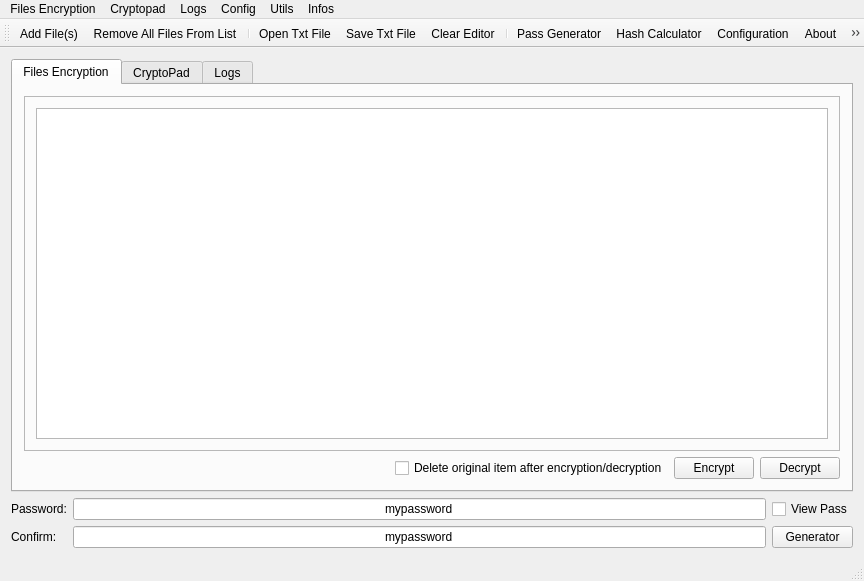
<?xml version="1.0" encoding="UTF-8"?>
<ui version="4.0">
 <class>MainWindow</class>
 <widget class="QMainWindow" name="MainWindow">
  <property name="geometry">
   <rect>
    <x>0</x>
    <y>0</y>
    <width>864</width>
    <height>581</height>
   </rect>
  </property>
  <property name="windowTitle">
   <string notr="true">MyMainWindow</string>
  </property>
  <widget class="QWidget" name="centralWidget">
   <layout class="QVBoxLayout" name="verticalLayout">
    <item>
     <widget class="QTabWidget" name="tabWidget">
      <property name="currentIndex">
       <number>0</number>
      </property>
      <widget class="QWidget" name="tab">
       <attribute name="title">
        <string>Files Encryption</string>
       </attribute>
       <layout class="QVBoxLayout" name="verticalLayout_3">
        <item>
         <widget class="QFrame" name="frame">
          <property name="frameShape">
           <enum>QFrame::StyledPanel</enum>
          </property>
          <property name="frameShadow">
           <enum>QFrame::Raised</enum>
          </property>
          <layout class="QHBoxLayout" name="horizontalLayout_5">
           <item>
            <widget class="QTableView" name="fileListViewCrypto">
             <property name="focusPolicy">
              <enum>Qt::ClickFocus</enum>
             </property>
            </widget>
           </item>
          </layout>
         </widget>
        </item>
        <item>
         <layout class="QHBoxLayout" name="horizontalLayout">
          <item>
           <spacer name="horizontalSpacer">
            <property name="orientation">
             <enum>Qt::Horizontal</enum>
            </property>
            <property name="sizeHint" stdset="0">
             <size>
              <width>40</width>
              <height>20</height>
             </size>
            </property>
           </spacer>
          </item>
          <item>
           <widget class="QCheckBox" name="CheckDeleteFiles">
            <property name="text">
             <string>Delete original item after encryption/decryption</string>
            </property>
           </widget>
          </item>
          <item>
           <widget class="QPushButton" name="pushEncrypt">
            <property name="text">
             <string>Encrypt</string>
            </property>
            <property name="icon">
             <iconset resource="rsc.qrc">
              <normaloff>:/pixmaps/encrypt.png</normaloff>:/pixmaps/encrypt.png</iconset>
            </property>
           </widget>
          </item>
          <item>
           <widget class="QPushButton" name="pushDecrypt">
            <property name="text">
             <string>Decrypt</string>
            </property>
            <property name="icon">
             <iconset resource="rsc.qrc">
              <normaloff>:/pixmaps/decrypt.png</normaloff>:/pixmaps/decrypt.png</iconset>
            </property>
           </widget>
          </item>
         </layout>
        </item>
       </layout>
      </widget>
      <widget class="QWidget" name="tab_2">
       <attribute name="title">
        <string>CryptoPad</string>
       </attribute>
       <layout class="QVBoxLayout" name="verticalLayout_4">
        <item>
         <widget class="QPlainTextEdit" name="cryptoPadEditor">
          <property name="font">
           <font>
            <family>Monospace</family>
            <pointsize>11</pointsize>
           </font>
          </property>
         </widget>
        </item>
        <item>
         <layout class="QHBoxLayout" name="horizontalLayout_2">
          <item>
           <spacer name="horizontalSpacer_2">
            <property name="orientation">
             <enum>Qt::Horizontal</enum>
            </property>
            <property name="sizeHint" stdset="0">
             <size>
              <width>40</width>
              <height>20</height>
             </size>
            </property>
           </spacer>
          </item>
          <item>
           <widget class="QPushButton" name="pushEncryptTxt">
            <property name="text">
             <string>Encrypt</string>
            </property>
            <property name="icon">
             <iconset resource="rsc.qrc">
              <normaloff>:/pixmaps/encrypt.png</normaloff>:/pixmaps/encrypt.png</iconset>
            </property>
           </widget>
          </item>
          <item>
           <widget class="QPushButton" name="pushDecryptTxt">
            <property name="text">
             <string>Decrypt</string>
            </property>
            <property name="icon">
             <iconset resource="rsc.qrc">
              <normaloff>:/pixmaps/decrypt.png</normaloff>:/pixmaps/decrypt.png</iconset>
            </property>
           </widget>
          </item>
         </layout>
        </item>
       </layout>
      </widget>
      <widget class="QWidget" name="tab_3">
       <attribute name="title">
        <string>Logs</string>
       </attribute>
       <layout class="QVBoxLayout" name="verticalLayout_2">
        <item>
         <widget class="QTextEdit" name="textLogs"/>
        </item>
       </layout>
      </widget>
     </widget>
    </item>
    <item>
     <layout class="QGridLayout" name="gridLayout">
      <item row="0" column="0">
       <widget class="QLabel" name="password_label">
        <property name="text">
         <string>Password:</string>
        </property>
       </widget>
      </item>
      <item row="0" column="1">
       <widget class="QLineEdit" name="password_0">
        <property name="text">
         <string notr="true">mypassword</string>
        </property>
        <property name="alignment">
         <set>Qt::AlignCenter</set>
        </property>
        <property name="placeholderText">
         <string notr="true"/>
        </property>
       </widget>
      </item>
      <item row="1" column="1">
       <widget class="QLineEdit" name="password_1">
        <property name="text">
         <string notr="true">mypassword</string>
        </property>
        <property name="alignment">
         <set>Qt::AlignCenter</set>
        </property>
        <property name="placeholderText">
         <string notr="true"/>
        </property>
       </widget>
      </item>
      <item row="1" column="0">
       <widget class="QLabel" name="label">
        <property name="text">
         <string>Confirm:</string>
        </property>
       </widget>
      </item>
      <item row="1" column="2">
       <widget class="QPushButton" name="pushGenerator">
        <property name="text">
         <string>Generator</string>
        </property>
        <property name="icon">
         <iconset resource="rsc.qrc">
          <normaloff>:/pixmaps/alpha-g-circle-outline.svg</normaloff>:/pixmaps/alpha-g-circle-outline.svg</iconset>
        </property>
       </widget>
      </item>
      <item row="0" column="2">
       <widget class="QCheckBox" name="checkViewpass">
        <property name="text">
         <string>View Pass</string>
        </property>
       </widget>
      </item>
     </layout>
    </item>
   </layout>
  </widget>
  <widget class="QMenuBar" name="menuBar">
   <property name="geometry">
    <rect>
     <x>0</x>
     <y>0</y>
     <width>864</width>
     <height>23</height>
    </rect>
   </property>
   <widget class="QMenu" name="menuFile">
    <property name="title">
     <string>Files Encryption</string>
    </property>
    <addaction name="menuAddFiles"/>
    <addaction name="menuClearList"/>
    <addaction name="menuEncryptList"/>
    <addaction name="menuDecryptList"/>
    <addaction name="menuAbortJob"/>
    <addaction name="menuQuit"/>
    <addaction name="actionAddFolder"/>
   </widget>
   <widget class="QMenu" name="menuLog">
    <property name="title">
     <string>Logs</string>
    </property>
    <addaction name="menuSaveLogs"/>
    <addaction name="menuSelectAll"/>
    <addaction name="menuClearLogView"/>
    <addaction name="menuQuit3"/>
   </widget>
   <widget class="QMenu" name="menuConfig">
    <property name="title">
     <string>Config</string>
    </property>
    <widget class="QMenu" name="menuLanguage">
     <property name="title">
      <string>Language</string>
     </property>
    </widget>
    <addaction name="menuConfiguration"/>
    <addaction name="menuViewToolbar"/>
    <addaction name="menuDarkTheme"/>
    <addaction name="menuLanguage"/>
   </widget>
   <widget class="QMenu" name="menuPassword_Generator">
    <property name="title">
     <string>Utils</string>
    </property>
    <addaction name="menuGenerator"/>
    <addaction name="menuHashCalculator"/>
    <addaction name="menuArgon2Tests"/>
   </widget>
   <widget class="QMenu" name="menuInfos">
    <property name="title">
     <string>Infos</string>
    </property>
    <addaction name="menuAboutArsenic"/>
    <addaction name="menuAboutQt"/>
   </widget>
   <widget class="QMenu" name="menuCryptopad">
    <property name="title">
     <string>Cryptopad</string>
    </property>
    <addaction name="menuOpenTxt"/>
    <addaction name="menuSaveTxt"/>
    <addaction name="menuSaveTxtAs"/>
    <addaction name="menuClearEditor"/>
    <addaction name="separator"/>
    <addaction name="menuEncryptTxt"/>
    <addaction name="menuDecryptTxt"/>
    <addaction name="menuQuit2"/>
   </widget>
   <addaction name="menuFile"/>
   <addaction name="menuCryptopad"/>
   <addaction name="menuLog"/>
   <addaction name="menuConfig"/>
   <addaction name="menuPassword_Generator"/>
   <addaction name="menuInfos"/>
  </widget>
  <widget class="QStatusBar" name="statusBar"/>
  <widget class="QToolBar" name="toolBar">
   <property name="windowTitle">
    <string>toolBar</string>
   </property>
   <property name="iconSize">
    <size>
     <width>20</width>
     <height>20</height>
    </size>
   </property>
   <property name="toolButtonStyle">
    <enum>Qt::ToolButtonIconOnly</enum>
   </property>
   <attribute name="toolBarArea">
    <enum>TopToolBarArea</enum>
   </attribute>
   <attribute name="toolBarBreak">
    <bool>false</bool>
   </attribute>
   <addaction name="menuAddFiles"/>
   <addaction name="menuClearList"/>
   <addaction name="separator"/>
   <addaction name="menuOpenTxt"/>
   <addaction name="menuSaveTxt"/>
   <addaction name="menuClearEditor"/>
   <addaction name="separator"/>
   <addaction name="menuGenerator"/>
   <addaction name="menuHashCalculator"/>
   <addaction name="menuConfiguration"/>
   <addaction name="menuAboutArsenic"/>
   <addaction name="menuQuit"/>
  </widget>
  <action name="menuAddFiles">
   <property name="icon">
    <iconset resource="rsc.qrc">
     <normaloff>:/pixmaps/add_file.png</normaloff>:/pixmaps/add_file.png</iconset>
   </property>
   <property name="text">
    <string>Add File(s)</string>
   </property>
  </action>
  <action name="menuQuit">
   <property name="icon">
    <iconset resource="rsc.qrc">
     <normaloff>:/pixmaps/close-outline.svg</normaloff>:/pixmaps/close-outline.svg</iconset>
   </property>
   <property name="text">
    <string>Quit</string>
   </property>
  </action>
  <action name="menuSaveLogs">
   <property name="text">
    <string>Save as txt file</string>
   </property>
  </action>
  <action name="menuSelectAll">
   <property name="text">
    <string>Select All</string>
   </property>
  </action>
  <action name="menuConfiguration">
   <property name="icon">
    <iconset resource="rsc.qrc">
     <normaloff>:/pixmaps/settings-outline.svg</normaloff>:/pixmaps/settings-outline.svg</iconset>
   </property>
   <property name="text">
    <string>Configuration</string>
   </property>
  </action>
  <action name="menuGenerator">
   <property name="icon">
    <iconset resource="rsc.qrc">
     <normaloff>:/pixmaps/alpha-g-circle-outline.svg</normaloff>:/pixmaps/alpha-g-circle-outline.svg</iconset>
   </property>
   <property name="text">
    <string>Pass Generator</string>
   </property>
  </action>
  <action name="menuHashCalculator">
   <property name="icon">
    <iconset resource="rsc.qrc">
     <normaloff>:/pixmaps/alpha-h-circle-outline.svg</normaloff>:/pixmaps/alpha-h-circle-outline.svg</iconset>
   </property>
   <property name="text">
    <string>Hash Calculator</string>
   </property>
  </action>
  <action name="menuAboutArsenic">
   <property name="icon">
    <iconset resource="rsc.qrc">
     <normaloff>:/pixmaps/comment-question-outline.svg</normaloff>:/pixmaps/comment-question-outline.svg</iconset>
   </property>
   <property name="text">
    <string>About</string>
   </property>
  </action>
  <action name="menuAboutQt">
   <property name="text">
    <string>About Qt</string>
   </property>
  </action>
  <action name="menuArgon2Tests">
   <property name="text">
    <string>Argon2 tests</string>
   </property>
  </action>
  <action name="menuDarkTheme">
   <property name="checkable">
    <bool>true</bool>
   </property>
   <property name="text">
    <string>Dark Theme</string>
   </property>
  </action>
  <action name="menuViewToolbar">
   <property name="checkable">
    <bool>true</bool>
   </property>
   <property name="text">
    <string>View Button Toolbar</string>
   </property>
  </action>
  <action name="menuOpenTxt">
   <property name="icon">
    <iconset resource="rsc.qrc">
     <normaloff>:/pixmaps/open_txt.png</normaloff>:/pixmaps/open_txt.png</iconset>
   </property>
   <property name="text">
    <string>Open Txt File</string>
   </property>
  </action>
  <action name="menuSaveTxt">
   <property name="icon">
    <iconset resource="rsc.qrc">
     <normaloff>:/pixmaps/save_txt.png</normaloff>:/pixmaps/save_txt.png</iconset>
   </property>
   <property name="text">
    <string>Save Txt File</string>
   </property>
  </action>
  <action name="menuEncryptTxt">
   <property name="text">
    <string>Encrypt Editor</string>
   </property>
  </action>
  <action name="menuDecryptTxt">
   <property name="text">
    <string>Decrypt Editor</string>
   </property>
  </action>
  <action name="menuSaveTxtAs">
   <property name="text">
    <string>Save as...</string>
   </property>
  </action>
  <action name="menuClearLogView">
   <property name="text">
    <string>Clear Log View</string>
   </property>
  </action>
  <action name="menuQuit2">
   <property name="text">
    <string>Quit</string>
   </property>
  </action>
  <action name="menuQuit3">
   <property name="text">
    <string>Quit</string>
   </property>
  </action>
  <action name="menuClearEditor">
   <property name="icon">
    <iconset resource="rsc.qrc">
     <normaloff>:/pixmaps/clear_txt.png</normaloff>:/pixmaps/clear_txt.png</iconset>
   </property>
   <property name="text">
    <string>Clear Editor</string>
   </property>
  </action>
  <action name="menuEncryptList">
   <property name="text">
    <string>Encrypt List</string>
   </property>
  </action>
  <action name="menuDecryptList">
   <property name="text">
    <string>Decrypt List</string>
   </property>
  </action>
  <action name="menuAbortJob">
   <property name="text">
    <string>Abort Job</string>
   </property>
  </action>
  <action name="menuClearList">
   <property name="icon">
    <iconset resource="rsc.qrc">
     <normaloff>:/pixmaps/remove_file.png</normaloff>:/pixmaps/remove_file.png</iconset>
   </property>
   <property name="text">
    <string>Remove All Files From List</string>
   </property>
  </action>
  <action name="actionAddFolder">
   <property name="text">
    <string>Add Folder</string>
   </property>
  </action>
 </widget>
 <layoutdefault spacing="6" margin="11"/>
 <tabstops>
  <tabstop>pushEncrypt</tabstop>
  <tabstop>pushDecrypt</tabstop>
  <tabstop>password_0</tabstop>
  <tabstop>password_1</tabstop>
 </tabstops>
 <resources>
  <include location="rsc.qrc"/>
 </resources>
 <connections/>
</ui>
